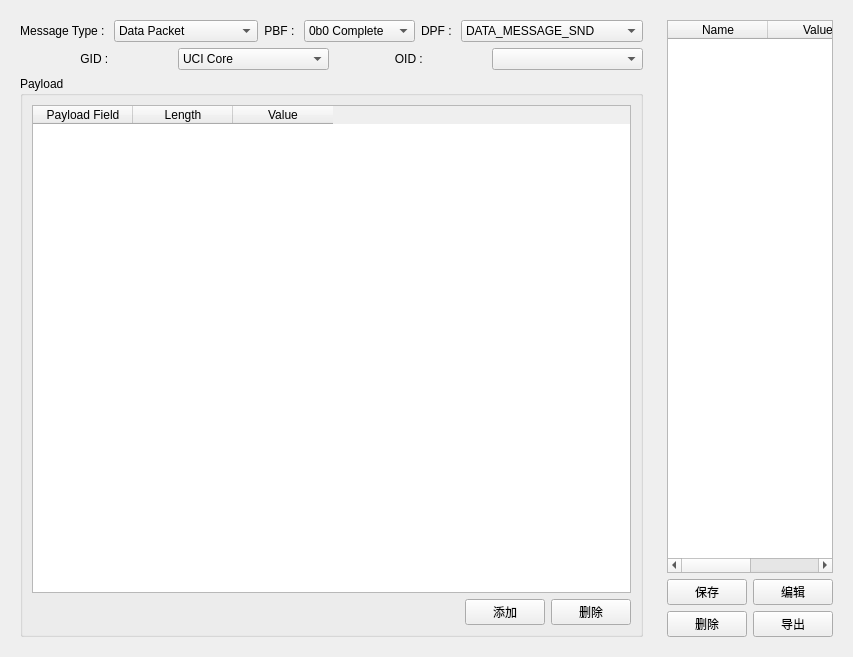
<?xml version="1.0" encoding="UTF-8"?>
<ui version="4.0">
 <class>Form</class>
 <widget class="QWidget" name="Form">
  <property name="geometry">
   <rect>
    <x>0</x>
    <y>0</y>
    <width>846</width>
    <height>657</height>
   </rect>
  </property>
  <property name="windowTitle">
   <string>UCI Tool</string>
  </property>
  <layout class="QHBoxLayout" name="horizontalLayout_8" stretch="5,3">
   <item>
    <widget class="QWidget" name="widget_2" native="true">
     <layout class="QGridLayout" name="gridLayout">
      <item row="0" column="0">
       <layout class="QVBoxLayout" name="verticalLayout">
        <item>
         <layout class="QHBoxLayout" name="horizontalLayout_6">
          <item>
           <layout class="QHBoxLayout" name="horizontalLayout">
            <item>
             <widget class="QLabel" name="label">
              <property name="text">
               <string>Message Type : </string>
              </property>
              <property name="alignment">
               <set>Qt::AlignCenter</set>
              </property>
             </widget>
            </item>
            <item>
             <widget class="QComboBox" name="comboBox_msgType">
              <item>
               <property name="text">
                <string>Data Packet</string>
               </property>
              </item>
              <item>
               <property name="text">
                <string>Command Message</string>
               </property>
              </item>
              <item>
               <property name="text">
                <string>Response Message</string>
               </property>
              </item>
              <item>
               <property name="text">
                <string>Notification Message</string>
               </property>
              </item>
             </widget>
            </item>
           </layout>
          </item>
          <item>
           <layout class="QHBoxLayout" name="horizontalLayout_2">
            <item>
             <widget class="QLabel" name="label_2">
              <property name="text">
               <string>PBF : </string>
              </property>
              <property name="alignment">
               <set>Qt::AlignCenter</set>
              </property>
             </widget>
            </item>
            <item>
             <widget class="QComboBox" name="comboBox_PBF">
              <item>
               <property name="text">
                <string>0b0 Complete</string>
               </property>
              </item>
              <item>
               <property name="text">
                <string>0b1 Segement</string>
               </property>
              </item>
             </widget>
            </item>
            <item>
             <layout class="QHBoxLayout" name="horizontalLayout_11">
              <item>
               <widget class="QLabel" name="label_4">
                <property name="text">
                 <string>DPF : </string>
                </property>
                <property name="alignment">
                 <set>Qt::AlignCenter</set>
                </property>
               </widget>
              </item>
              <item>
               <widget class="QComboBox" name="comboBox_DPF">
                <item>
                 <property name="text">
                  <string>DATA_MESSAGE_SND</string>
                 </property>
                </item>
                <item>
                 <property name="text">
                  <string>DATA_MESSAGE_RCV</string>
                 </property>
                </item>
                <item>
                 <property name="text">
                  <string>LL_DATA_MESSAGE_SND</string>
                 </property>
                </item>
                <item>
                 <property name="text">
                  <string>LL_DATA_MESSAGE_RCV</string>
                 </property>
                </item>
               </widget>
              </item>
             </layout>
            </item>
           </layout>
          </item>
         </layout>
        </item>
        <item>
         <layout class="QHBoxLayout" name="horizontalLayout_7">
          <item>
           <layout class="QHBoxLayout" name="horizontalLayout_3">
            <item>
             <widget class="QLabel" name="label_3">
              <property name="text">
               <string>GID : </string>
              </property>
              <property name="alignment">
               <set>Qt::AlignCenter</set>
              </property>
             </widget>
            </item>
            <item>
             <widget class="QComboBox" name="comboBox_GID">
              <item>
               <property name="text">
                <string>UCI Core</string>
               </property>
              </item>
              <item>
               <property name="text">
                <string>UWB Session Config</string>
               </property>
              </item>
              <item>
               <property name="text">
                <string>UWB Session Control</string>
               </property>
              </item>
              <item>
               <property name="text">
                <string>Vendor Specific 1</string>
               </property>
              </item>
              <item>
               <property name="text">
                <string>Test Group</string>
               </property>
              </item>
              <item>
               <property name="text">
                <string>Vendor Specific 2</string>
               </property>
              </item>
             </widget>
            </item>
           </layout>
          </item>
          <item>
           <layout class="QHBoxLayout" name="horizontalLayout_5">
            <item>
             <widget class="QLabel" name="label_5">
              <property name="text">
               <string>OID : </string>
              </property>
              <property name="alignment">
               <set>Qt::AlignCenter</set>
              </property>
             </widget>
            </item>
            <item>
             <widget class="QComboBox" name="comboBox_OID"/>
            </item>
           </layout>
          </item>
         </layout>
        </item>
        <item>
         <widget class="QGroupBox" name="groupBox_payload">
          <property name="title">
           <string>Payload</string>
          </property>
          <layout class="QVBoxLayout" name="verticalLayout_2">
           <item>
            <widget class="QTableWidget" name="tableWidget_payload">
             <column>
              <property name="text">
               <string>Payload Field</string>
              </property>
             </column>
             <column>
              <property name="text">
               <string>Length</string>
              </property>
             </column>
             <column>
              <property name="text">
               <string>Value</string>
              </property>
             </column>
            </widget>
           </item>
           <item>
            <layout class="QHBoxLayout" name="horizontalLayout_4">
             <item>
              <spacer name="horizontalSpacer">
               <property name="orientation">
                <enum>Qt::Horizontal</enum>
               </property>
               <property name="sizeHint" stdset="0">
                <size>
                 <width>40</width>
                 <height>20</height>
                </size>
               </property>
              </spacer>
             </item>
             <item>
              <widget class="QPushButton" name="pushButton_add">
               <property name="text">
                <string>添加</string>
               </property>
              </widget>
             </item>
             <item>
              <widget class="QPushButton" name="pushButton_delet">
               <property name="text">
                <string>删除</string>
               </property>
              </widget>
             </item>
            </layout>
           </item>
          </layout>
         </widget>
        </item>
       </layout>
      </item>
     </layout>
    </widget>
   </item>
   <item>
    <widget class="QWidget" name="widget" native="true">
     <layout class="QVBoxLayout" name="verticalLayout_3">
      <item>
       <widget class="QTableWidget" name="tableWidget_packets">
        <column>
         <property name="text">
          <string>Name</string>
         </property>
        </column>
        <column>
         <property name="text">
          <string>Value</string>
         </property>
        </column>
       </widget>
      </item>
      <item>
       <layout class="QHBoxLayout" name="horizontalLayout_9">
        <item>
         <widget class="QPushButton" name="pushButton_save">
          <property name="text">
           <string>保存</string>
          </property>
         </widget>
        </item>
        <item>
         <widget class="QPushButton" name="pushButton_edit">
          <property name="text">
           <string>编辑</string>
          </property>
         </widget>
        </item>
       </layout>
      </item>
      <item>
       <layout class="QHBoxLayout" name="horizontalLayout_10">
        <item>
         <widget class="QPushButton" name="pushButton_deleteMsg">
          <property name="text">
           <string>删除</string>
          </property>
         </widget>
        </item>
        <item>
         <widget class="QPushButton" name="pushButton_export">
          <property name="text">
           <string>导出</string>
          </property>
         </widget>
        </item>
       </layout>
      </item>
     </layout>
    </widget>
   </item>
  </layout>
 </widget>
 <resources/>
 <connections/>
</ui>
